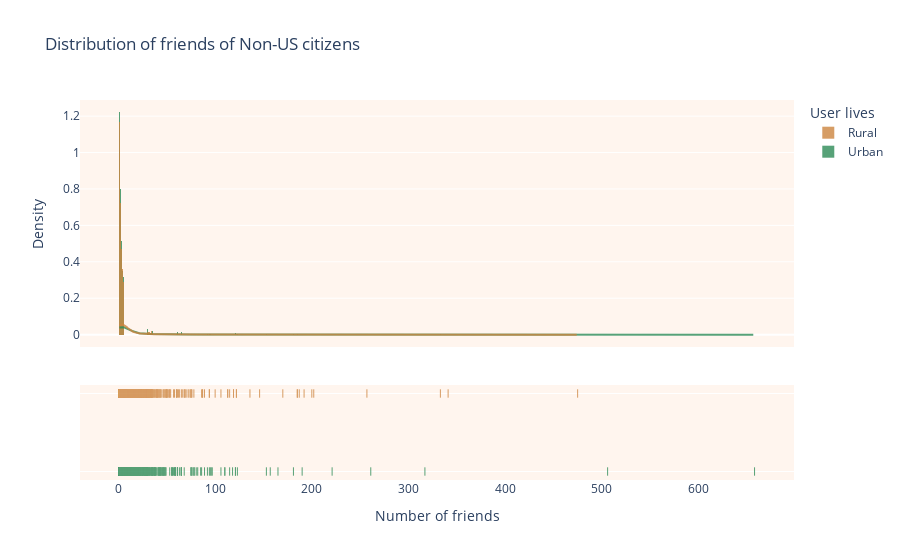

Notebook code for this chart:
### Code cell
import plotly.figure_factory as ff
import numpy as np
from plotly.offline import download_plotlyjs, init_notebook_mode, plot, iplot


# Group data together
hist_data = [homes['#_friends'][homes['lives_urban'] == True].values, 
             homes['#_friends'][homes['lives_urban'] == False].values]

group_labels = ['Urban', 'Rural']
colors = ['seagreen', 'peru']


# Create distplot with custom bin_size
fig = ff.create_distplot(hist_data, group_labels, bin_size=.2, colors=colors)
fig.update_layout(plot_bgcolor='seashell')
fig.update_traces(opacity=0.8)
fig.update_layout(
    title="Distribution of friends of Non-US citizens",
    xaxis_title="Number of friends",
    yaxis_title="Density",
    legend_title="User lives"
    )

fig.show()

%cd "/home/mogan/Desktop/z_ada/ada-2020-project-milestone-p3-p3_/plots"

html = plot(fig, auto_open=False, output_type='div')
with open("urban_rural_friends_non_US_distribution.html", 'w') as file:
    file.write(html)

### Figure 1 — Plotly figure (JSON) as saved in the notebook; plotly's stock layout.template omitted (floating-point values rounded to 4 significant figures; data arrays with more than 128 entries replaced by an {"elided": "..."} marker saying what was removed)
{"data": [{"autobinx": false, "histnorm": "probability density", "legendgroup": "Urban", "marker": {"color": "seagreen"}, "name": "Urban", "opacity": 0.8, "type": "histogram", "x": {"elided": "1365 int values"}, "xaxis": "x", "xbins": {"end": 658, "size": 0.2, "start": 1}, "yaxis": "y"}, {"autobinx": false, "histnorm": "probability density", "legendgroup": "Rural", "marker": {"color": "peru"}, "name": "Rural", "opacity": 0.8, "type": "histogram", "x": {"elided": "2052 int values"}, "xaxis": "x", "xbins": {"end": 475, "size": 0.2, "start": 1}, "yaxis": "y"}, {"legendgroup": "Urban", "marker": {"color": "seagreen"}, "mode": "lines", "name": "Urban", "opacity": 0.8, "showlegend": false, "type": "scatter", "x": {"elided": "500 float values"}, "xaxis": "x", "y": {"elided": "500 float values"}, "yaxis": "y"}, {"legendgroup": "Rural", "marker": {"color": "peru"}, "mode": "lines", "name": "Rural", "opacity": 0.8, "showlegend": false, "type": "scatter", "x": {"elided": "500 float values"}, "xaxis": "x", "y": {"elided": "500 float values"}, "yaxis": "y"}, {"legendgroup": "Urban", "marker": {"color": "seagreen", "symbol": "line-ns-open"}, "mode": "markers", "name": "Urban", "opacity": 0.8, "showlegend": false, "type": "scatter", "x": {"elided": "1365 int values"}, "xaxis": "x", "y": {"elided": "1365 str values"}, "yaxis": "y2"}, {"legendgroup": "Rural", "marker": {"color": "peru", "symbol": "line-ns-open"}, "mode": "markers", "name": "Rural", "opacity": 0.8, "showlegend": false, "type": "scatter", "x": {"elided": "2052 int values"}, "xaxis": "x", "y": {"elided": "2052 str values"}, "yaxis": "y2"}], "layout": {"barmode": "overlay", "hovermode": "closest", "legend": {"title": {"text": "User lives"}, "traceorder": "reversed"}, "plot_bgcolor": "seashell", "title": {"text": "Distribution of friends of Non-US citizens"}, "xaxis": {"anchor": "y2", "domain": [0, 1], "title": {"text": "Number of friends"}, "zeroline": false}, "yaxis": {"anchor": "free", "domain": [0.35, 1], "position": 0, "title": {"text": "Density"}}, "yaxis2": {"anchor": "x", "domain": [0, 0.25], "dtick": 1, "showticklabels": false}}}
